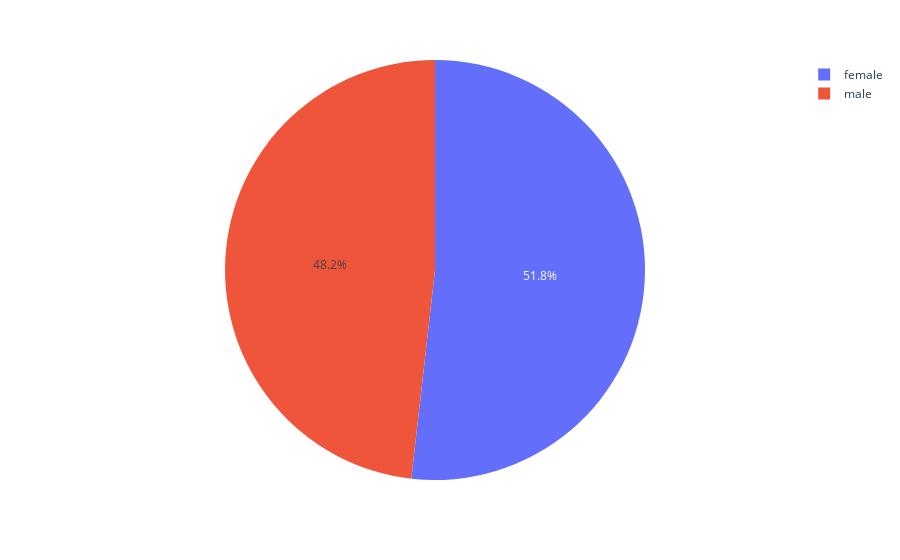

The code cell stored with this chart in its notebook:
### Code cell
fig1_MF.show()

### Figure 1 — Plotly figure (JSON) as saved in the notebook; plotly's stock layout.template omitted (floating-point values rounded to 4 significant figures)
{"data": [{"domain": {"x": [0, 1], "y": [0, 1]}, "hovertemplate": "label=%{label}<br>value=%{value}<extra></extra>", "labels": ["female", "male"], "legendgroup": "", "name": "", "showlegend": true, "type": "pie", "values": [518, 482]}], "layout": {"legend": {"tracegroupgap": 0}, "margin": {"t": 60}}}
